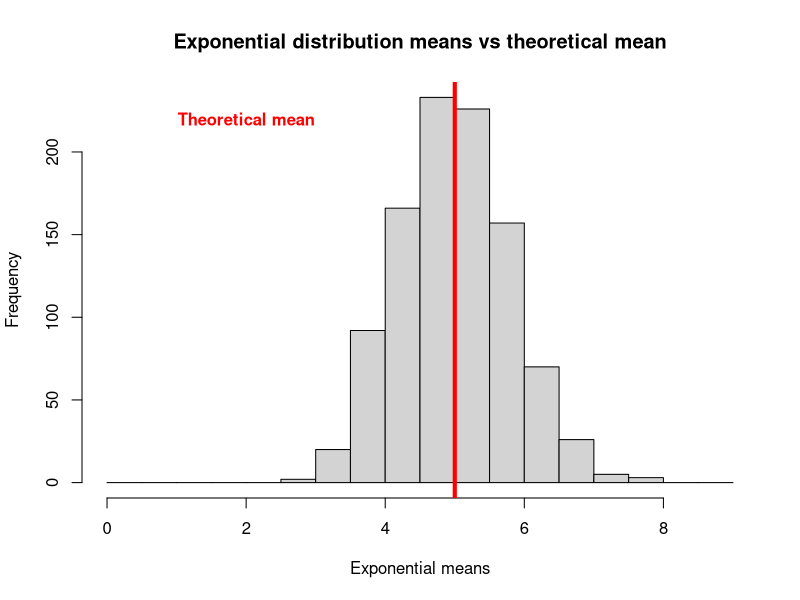
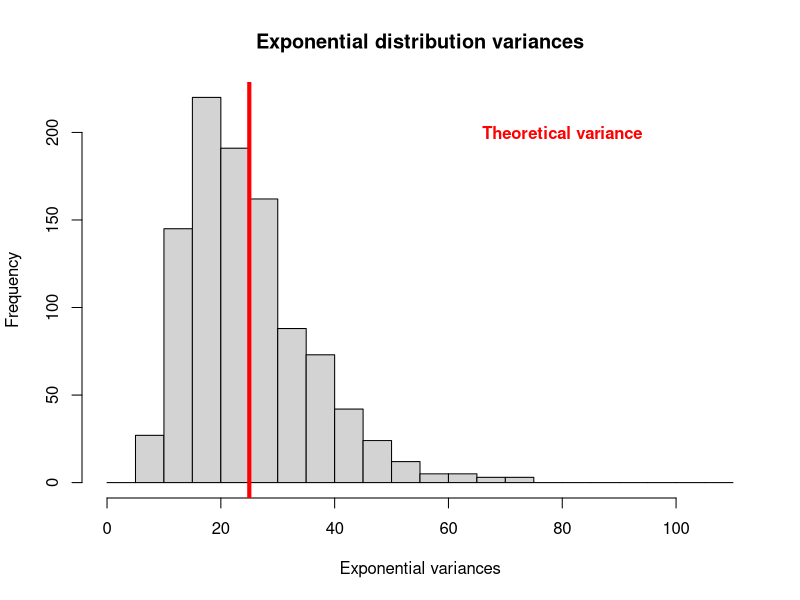
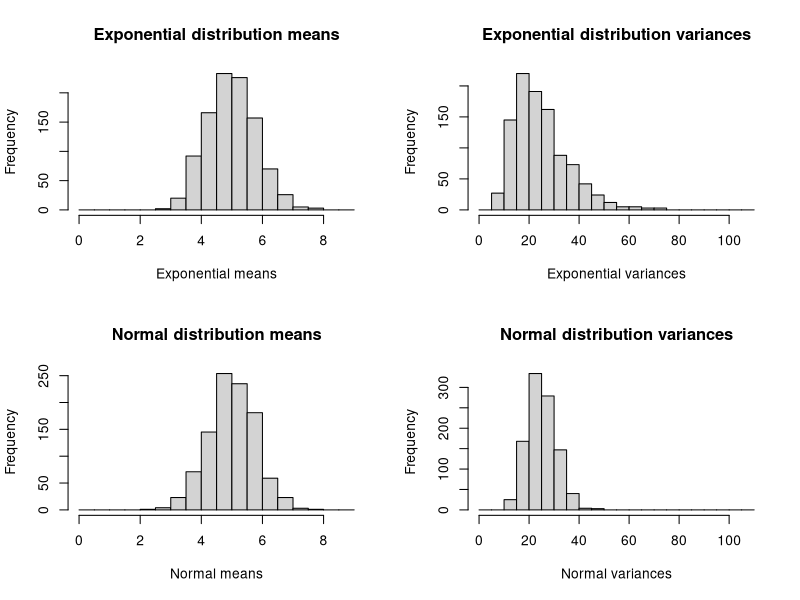

The R source for these figures, in order:
## ---- chunk 1
set.seed(123)
## ---- chunk 2
lambda <- 0.2
n <- 40
simulations <- 1000
## ---- chunk 3
theoretical_mean <- 1 / lambda
theoretical_mean
theoretical_variance <- (1 / lambda) ^ 2
theoretical_variance
## ---- chunk 4
expMeans <- NULL
expVariances <- NULL

normMeans <- NULL
normVariances <- NULL

for (i in 1 : simulations) {
  values <- rexp(n, lambda)
  expMeans <- c(expMeans, mean(values))
  expVariances <- c(expVariances, var(values))
  
  values <- rnorm(n, mean = theoretical_mean, sd = sqrt(theoretical_variance))
  normMeans <- c(normMeans, mean(values))
  normVariances <- c(normVariances, var(values))
}
## ---- chunk 5
hist(
  expMeans,
  breaks = seq(0, 9, by = 0.5),
  main = 'Exponential distribution means vs theoretical mean',
  xlab = 'Exponential means'
)
abline(v = theoretical_mean, col = 'red', lwd = 4)
text(2, 220, 'Theoretical mean', col = 'red', font = 2)
## ---- chunk 6
hist(
  expVariances,
  breaks = seq(0, 110, by = 5),
  main = 'Exponential distribution variances',
  xlab = 'Exponential variances'
)
abline(v = theoretical_variance, col = 'red', lwd = 4)
text(80, 200, 'Theoretical variance', col = 'red', lwd = 4, font = 2)
## ---- chunk 7
par(mfrow = c(2, 2))

hist(
  expMeans,
  breaks = seq(0, 9, by = 0.5),
  main = 'Exponential distribution means',
  xlab = 'Exponential means'
)

hist(
  expVariances,
  breaks = seq(0, 110, by = 5),
  main = 'Exponential distribution variances',
  xlab = 'Exponential variances'
)

hist(
  normMeans,
  breaks = seq(0, 9, by = 0.5),
  main = 'Normal distribution means',
  xlab = 'Normal means'
)
hist(
  normVariances,
  breaks = seq(0, 110, by = 5),
  main = 'Normal distribution variances',
  xlab = 'Normal variances'
)
